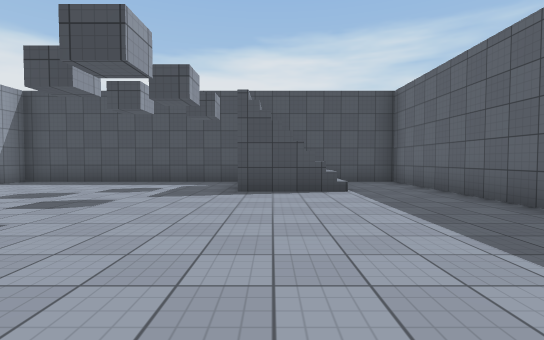
View 1 (above)

20 first-person views from a walk through a 3-D level made in the Unity game engine. The camera is 1.3 m above the floor, tilts 2° down and sees 85° across. The floor is counted in squares, 2 m on a side. Each view is taken from the middle of a square. On the plan, view 1 faces up. The plan holds only what a view shows up to about 9 squares ahead; the rest is blank. The place goes on beyond the plan. Some animated figures are left out. Surface patterns are stand-ins for the level's own textures.

View 2
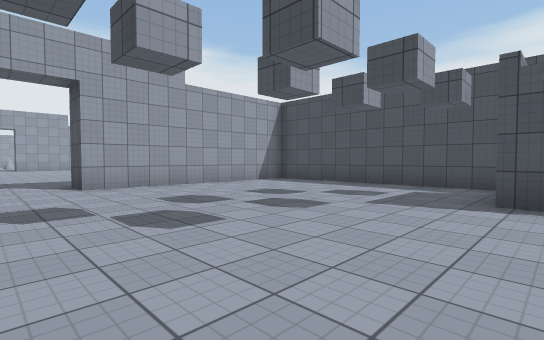

View 3
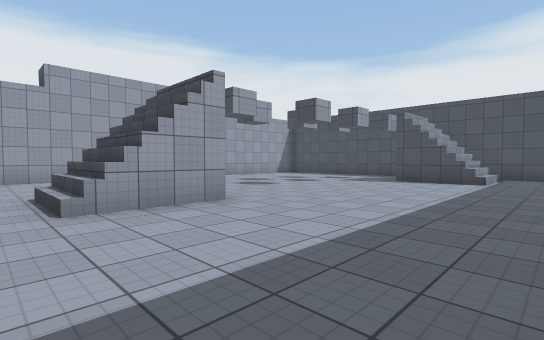

View 4
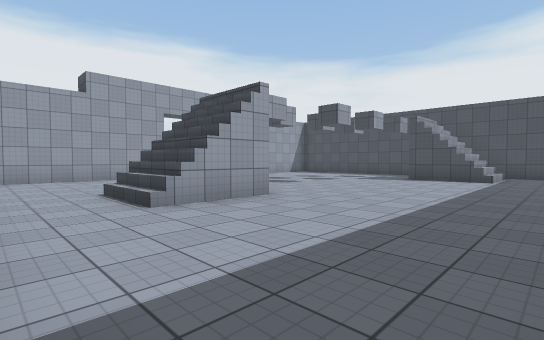

View 5
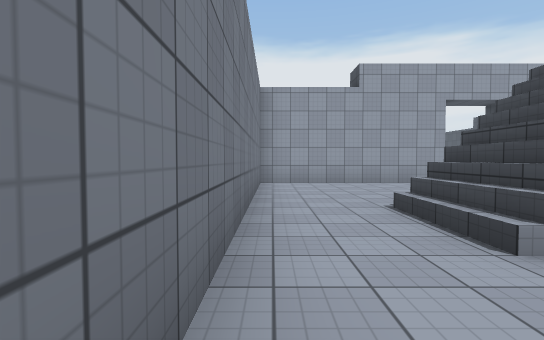

View 6
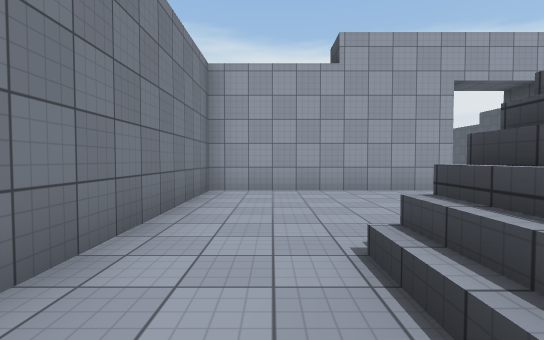

View 7
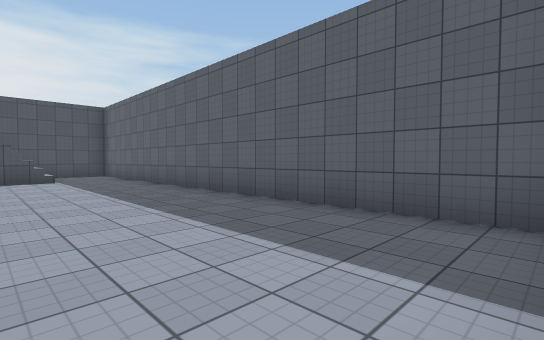

View 8
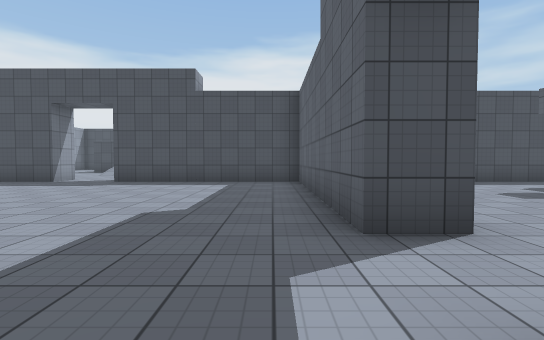

View 9
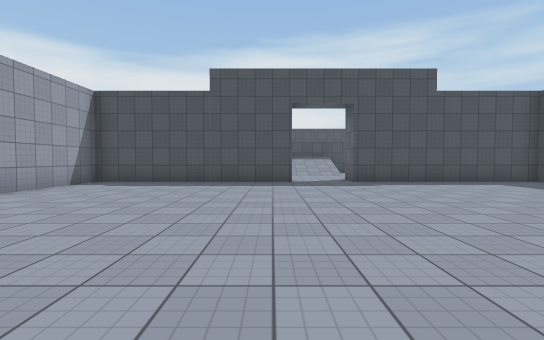

View 10
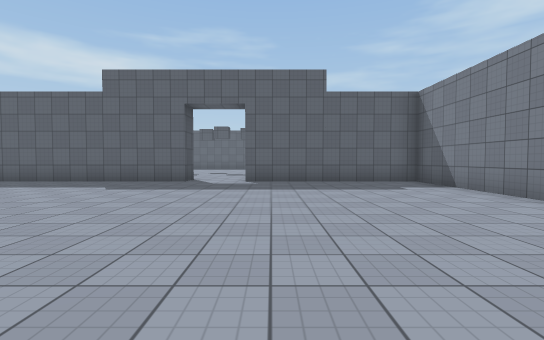

View 11
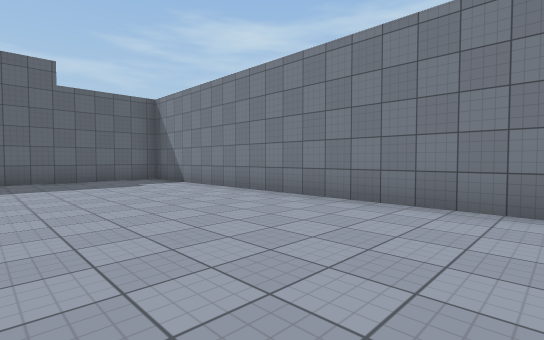

View 12
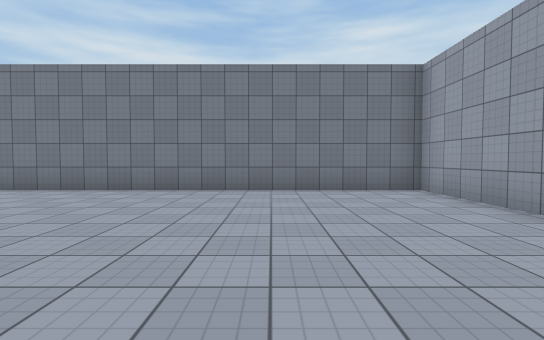

View 13
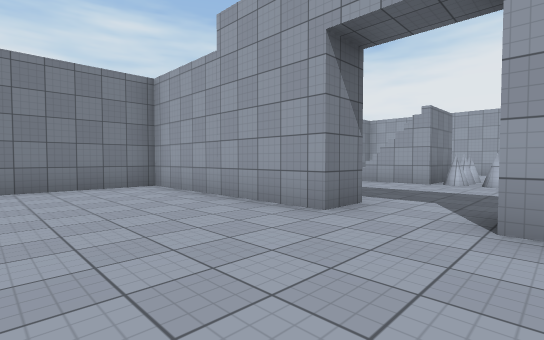

View 14
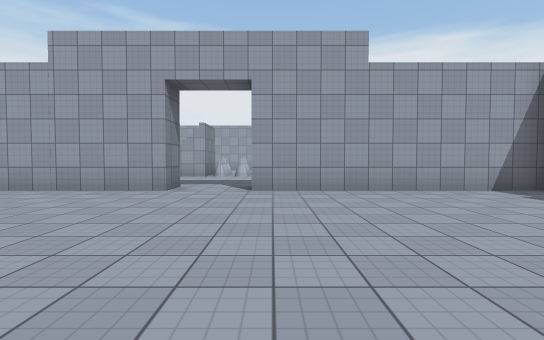

View 15
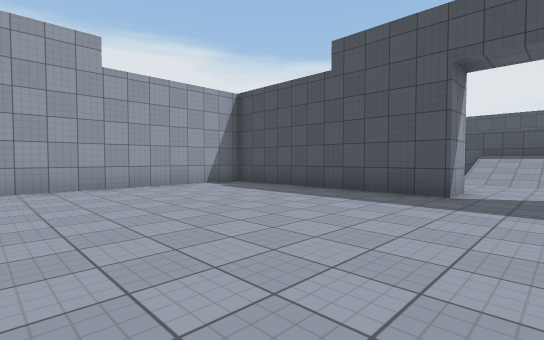

View 16
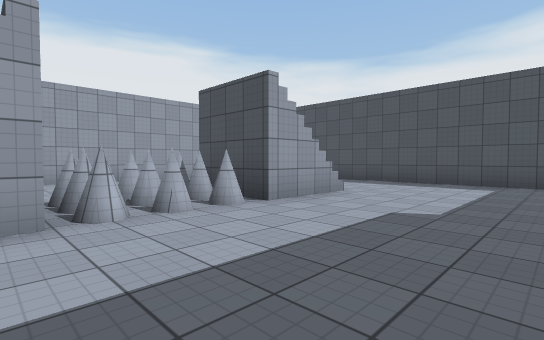

View 17
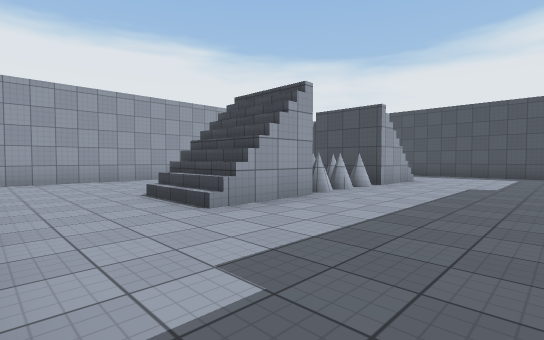

View 18
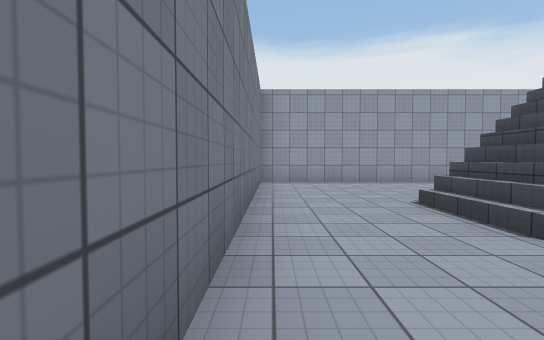

View 19
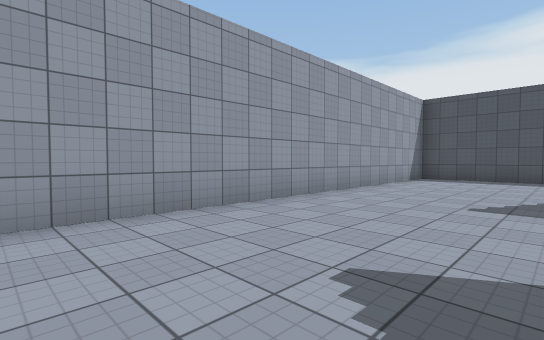

View 20
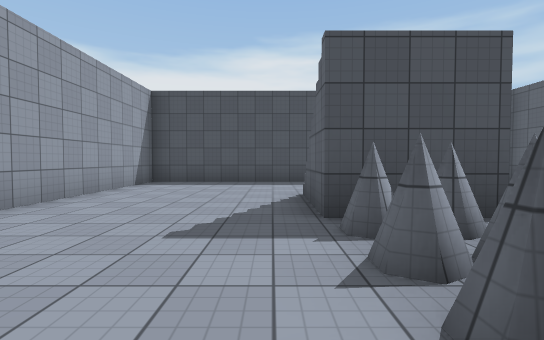

### Floor plan
Key: @ floor where view 1 was taken; # wall or solid block; . floor; / step, stairs or slope; = window, fence, low wall or low ledge; v drop or lower ground.
Columns run from 33 left of view 1 to 4 right of it. Each row starts with its distance up from view 1.
 15                   #
 14                   /
 13                  ///
 12                  ///
 11                  ...
 10                   ..
  9 ##################..##################
  8 #..........#.............#....... =..#
  7 #..........#.............#......///..#
  6 #..........#.............#......#v#..#
  5 #..../ ....#.............#...........#
  4 #..../ ....#.............#...........#
  3 #....==....#.............#...........#
  2 #....##..............................#
  1 #....##..............................#
  0 #....//....#.............#.   ###@...#
 -1 #....//....#.............#... v//....#
 -2 #....//....#.............#....#//....#
 -3 #..........#.............#...........#
 -4 #..........#.............#...........#
 -5 ########## ########################

Where each view was taken, in squares from view 1:
view 1: 0 up, 0 right, facing up
view 2: 1 up, 0 right, facing up-left
view 3: 3 down, 3 right, facing up-left
view 4: 4 down, 3 right, facing up-left
view 5: 4 down, 1 right, facing left
view 6: 3 down, 1 left, facing left
view 7: 4 down, 0 right, facing up-right
view 8: 0 up, 9 left, facing up
view 9: 0 up, 16 left, facing up
view 10: 0 up, 17 left, facing right
view 11: 0 up, 18 left, facing down-right
view 12: 2 up, 18 left, facing down
view 13: 3 up, 18 left, facing down-left
view 14: 3 up, 15 left, facing left
view 15: 3 up, 14 left, facing up-left
view 16: 0 up, 23 left, facing up-left
view 17: 4 down, 23 left, facing up-left
view 18: 4 down, 24 left, facing left
view 19: 2 down, 29 left, facing up-left
view 20: 0 up, 29 left, facing up
